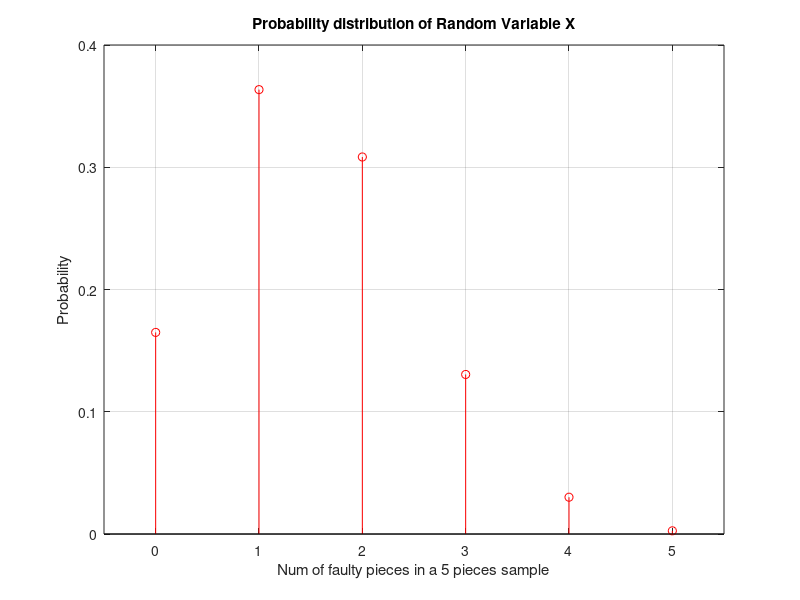

Write MATLAB code to recreate this figure.
% 4. Sabendo que um processo de fabrico produz 30% de peças defeituosas e considerando a variável aleatória, X, 
%    que representa o número de peças defeituosas numa amostra de 5 peças tomadas aleatoriamente, obenha
%    (analiticamente e por simulação):

% X variável aleatória discreta binomial
% n = 5
% P(sucesso) = 0.3

%    (a) o histograma representativo da distribuição de probabilidades de X;
N = 1e4;                  % number of experiences
n = 5;                    % number of Bernoulli experiences
p = 0.3;                  
experience = rand(n, N);  % each column has 5 lines, each one with a faulty (< 0.3) or good parts (> 0.3)
numPieces  = sum(experience < p);

prob = histc(numPieces, 0:n) / N;
stem(0:n, prob, 'r')    
%axis([- 1 6 0 0.4])
axis([-0.5 5.5 0 0.4])
ylabel('Probability')
xlabel('Num of faulty pieces in a 5 pieces sample')
title('Probability distribution of Random Variable X');
grid on

%%(b) a probabilidade de, no máximo, 2 das peças de uma amostra serem defeituosas.
     
% Analiticamente
% P(X <= 2) = Sum(k = 0 -> 2) de (5 k) * 0.3^k * (0.7)^5-k = 0.8369
% n = 5; k = 0, 1, 2; p = 0.3
probT = 0;
for k = 0 : 2 
    probT = probT + factorial(5)/(factorial(5-k)*factorial(k))*0.3^k*(1-0.3)^(5-k);
end
fprintf('Probabilidade teórica de, no máximo, 2 das peças de uma amostra serem defeituosas: %.3f\n', probT);

% Por simulação (e utilizando a experiência da alínea a)
successes  = sum(experience < 0.3) <= 2;
probS      = sum(successes) / N;
fprintf('\nProbabilidade por simulação de, no máximo, 2 das peças de uma amostra serem defeituosas: %.3f\n', probS);